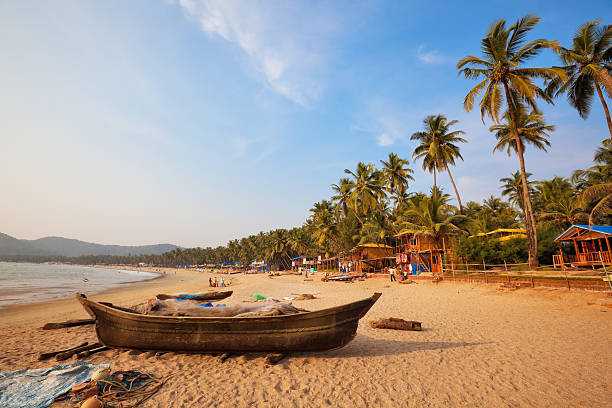
#> input picture OpenCV/Techniques of Image processing/Image arithmetics and bitwise operations/image1.jpg, 612 x 408 px, found by its file name
$ python adaptive_thresholding.py
#> lines starting #> are read from the running program, lines starting #| are printed output that depends on the picture
# -*- coding: utf-8 -*-
"""
Created on Mon Nov  2 06:57:18 2020

@author: elton
"""

from __future__ import print_function
import cv2
import matplotlib.pyplot as plt
import numpy as np

image1_path=(r'C:/Users/elton/Documents/Computer Vision/Building computer vision applications using ANN/Techniques of image processing/Image arithmetics and bitwise operations/image1.jpg')
image1=cv2.imread(image1_path)
#> image1 is the input picture: shape (408, 612, 3); mean B, G, R 141.3, 149.9, 160.5
image1=cv2.cvtColor(image1, cv2.COLOR_BGR2RGB)
image1=cv2.cvtColor(image1, cv2.COLOR_RGB2GRAY)
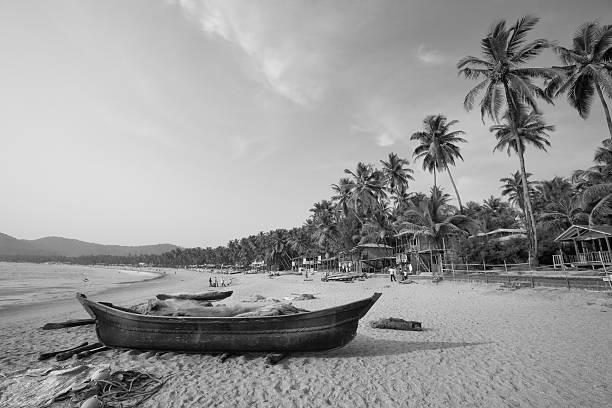
#> image1: shape (408, 612); min 0, max 253, mean 152.1
plt.imshow(image1, cmap='gray')

#Binarization using adaptive thresholding and simple mean
binarized=cv2.adaptiveThreshold(image1, 255, cv2.ADAPTIVE_THRESH_MEAN_C,
                                cv2.THRESH_BINARY, 7, 3)
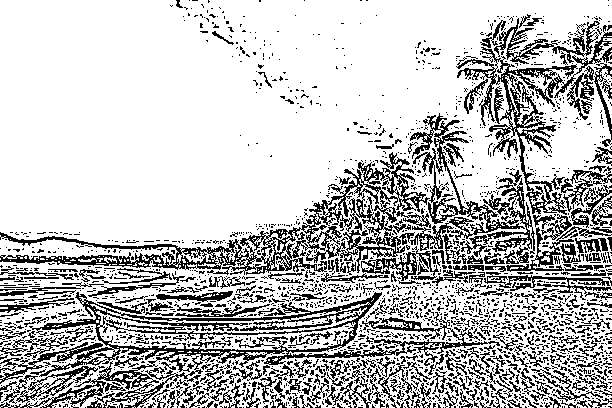
#> binarized: shape (408, 612); 75.5% white; black in thin lines or dots
plt.imshow(binarized)

#Binarization using adaptive thresholding and Gaussian Mean
binarized2=cv2.adaptiveThreshold(image1, 255, cv2.ADAPTIVE_THRESH_GAUSSIAN_C,
                                 cv2.THRESH_BINARY_INV, 11, 3)
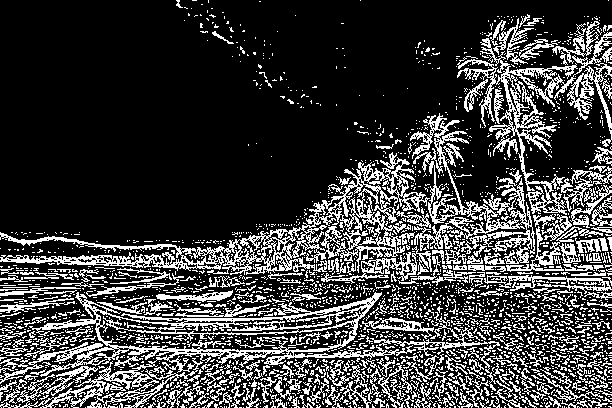
#> binarized2: shape (408, 612); 24.1% white in thin lines or dots
plt.imshow(binarized2)
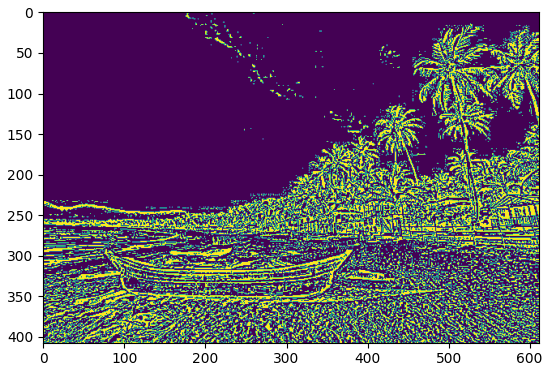
#> figure drawn by matplotlib, 1 panel

$ run again, with OpenCV/Techniques of Image processing/Image arithmetics and bitwise operations/image2.jpg copied over OpenCV/Techniques of Image processing/Image arithmetics and bitwise operations/image1.jpg
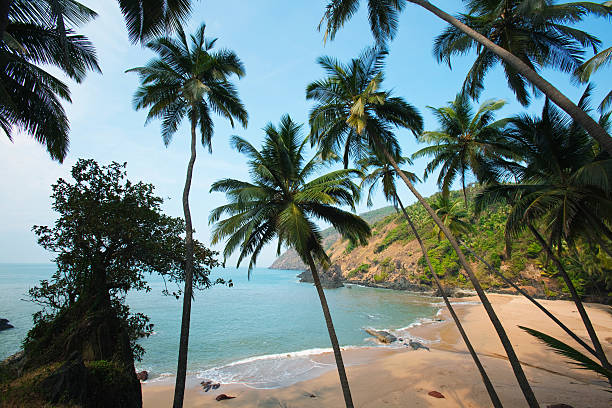
#> input picture OpenCV/Techniques of Image processing/Image arithmetics and bitwise operations/image2.jpg, 612 x 408 px, found by its file name
#> image1 is the input picture: shape (408, 612, 3); mean B, G, R 122.5, 124.5, 106.9
#> `binarized=cv2.adaptiveThreshold(image1, 255, cv2.ADAPTIVE_THRESH_MEAN_..`:
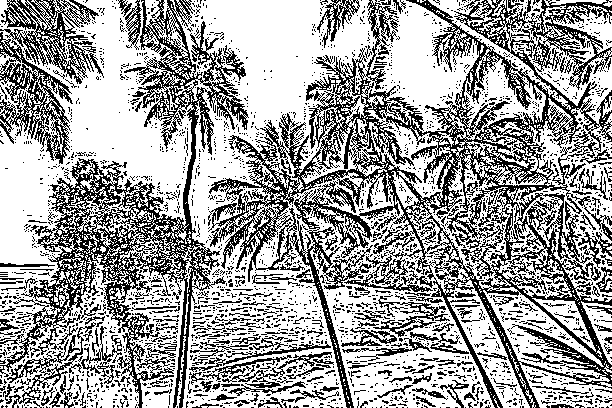
#> binarized: shape (408, 612); 62.9% white; black in thin lines or dots
#> binarized2: shape (408, 612); 36.4% white in thin lines or dots
#> `plt.imshow(binarized2)`:
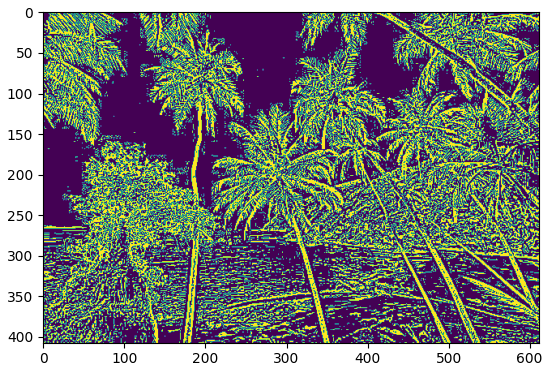
#> figure drawn by matplotlib, 1 panel
